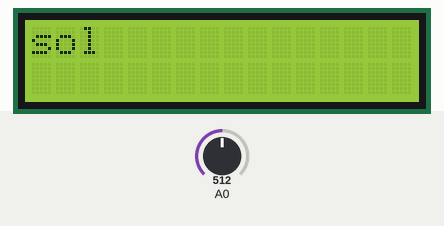
Simulated run of this sketch. Board: Arduino Uno, built with avr-gcc and run on an emulated ATmega328P. Shown: 16×2 character LCD. Inputs (shaded band) come from the test bench; at power-on: A0 = 512.

Above: at 1.2 s.
1.3 s: A0 set to 565
At 1.7 s:
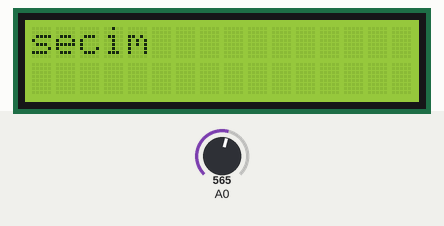
3.8 s: A0 set to 370
At 4.2 s:
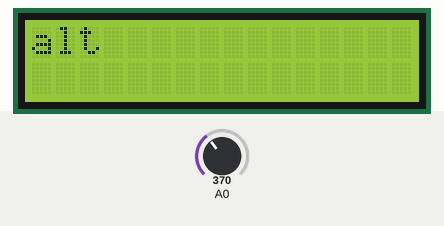
6.8 s: A0 set to 185
At 7.2 s:
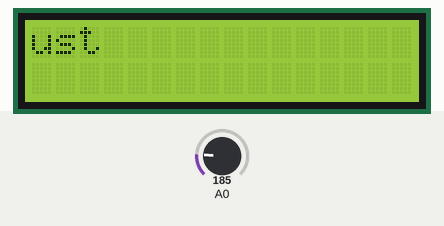
9.8 s: A0 set to 40
At 10.3 s:
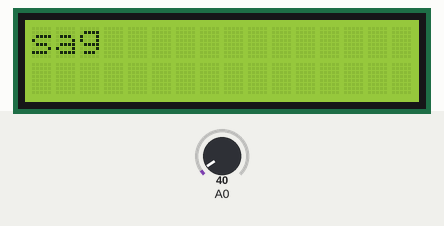
12.8 s: A0 set to 60
At 13.3 s:
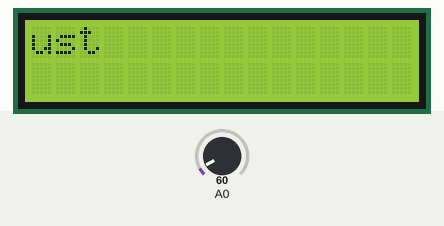
15.4 s: A0 set to 0
At 15.7 s:
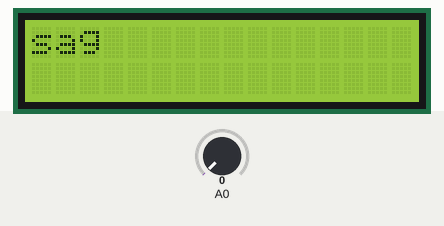

Measured:
- after the input at 1.3 s, the display: changes at once (image 1)
- after the input at 3.8 s, the display: first differs from a run without the input after 0.06 s (image 2)
- after the input at 6.8 s, the display: first differs from a run without the input after 0.09 s (image 3)
- after the input at 9.8 s, the display: first differs from a run without the input after 0.12 s (image 4)
- after the input at 12.8 s, the display: first differs from a run without the input after 0.15 s (image 5)
- after the input at 15.4 s, the display: first differs from a run without the input after 0.08 s (image 6)
- what the display in image 1 shows lasts 0.5 s, from 1.3 s to 1.8 s

The sketch:

buttonlar.ino
```cpp
      #include <LiquidCrystal.h>

      LiquidCrystal lcd(10,11,A2,A3,A4,A5);//8,9,4,5,6,7

      #define sag 0
      #define ust 1
      #define alt 2
      #define sol 3
      #define secim 4
      #define yok 5

      int okunan =0;
      int deger=0;
      void setup()
      {
        lcd.begin(16,2);
        //pinMode(A0,INPUT);
      }

      void loop()
      {
        deger=tus_oku();
        switch (deger)
        {
          case 0:
          lcd.print("sag");
          delay(250);
          lcd.clear();
          break;
           case 1:
          lcd.print("ust");
          delay(250);
          lcd.clear();
          break;
          case 2:
          lcd.print("alt");
          delay(250);
          lcd.clear();
          break;
          case 3:
          lcd.print("sol");
          delay(250);
          lcd.clear();
          break;
          case 4:
          lcd.print("secim");
          delay(250);
          lcd.clear();
          break;


        }
      }
      int tus_oku()
      {
        okunan=analogRead(0);
        if(okunan>1000)return yok;
        if(okunan<50)return sag;
        if(okunan<195)return ust;
        if(okunan<380)return alt;
        if(okunan<555)return sol;
        if(okunan<790)return secim;
        return yok;
      }
```
